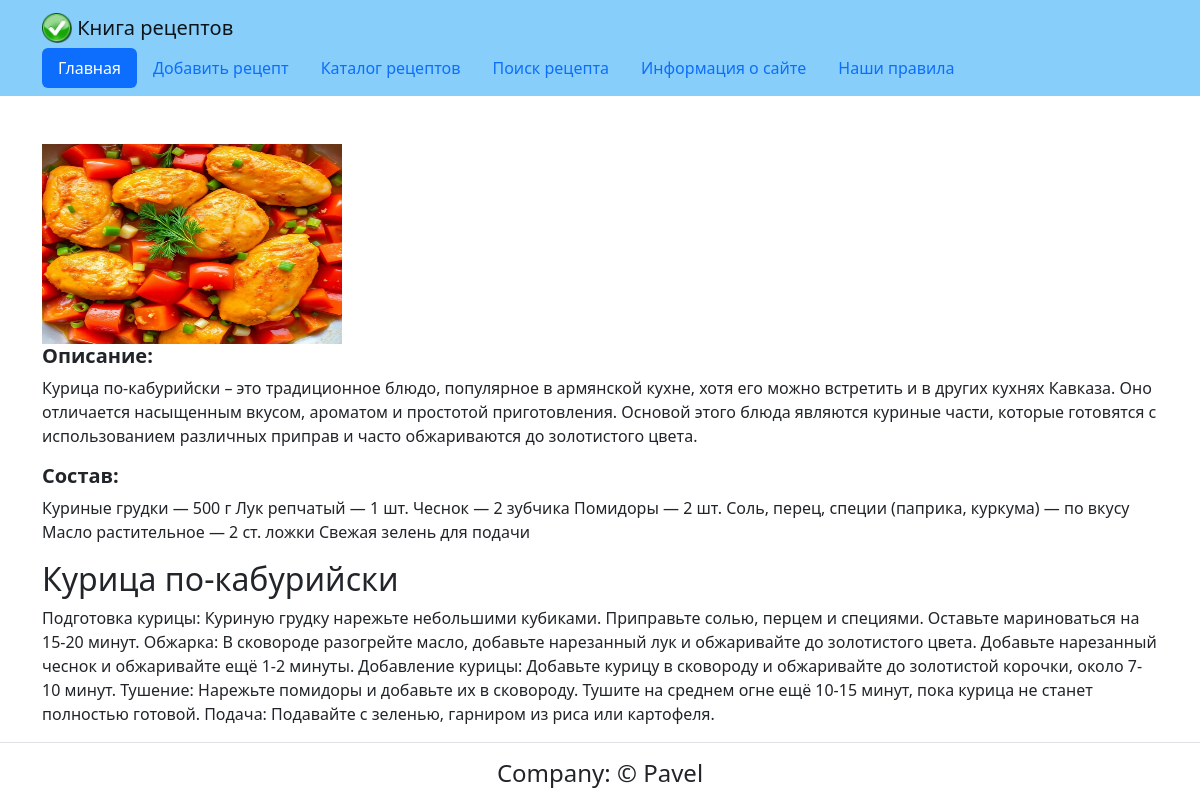
The page /detail/2/ on the database its author committed.
### recipe/models.py (models this page shows, shortened)
class Recipe(models.Model):
    name = models.CharField(max_length=100, verbose_name='Наименование блюда')
    describe = models.TextField(verbose_name='Описание')
    ingredients = models.TextField(verbose_name='Состав')
    steps = models.TextField(verbose_name='Способ приготовления')
    image = models.ImageField('foto', upload_to='recipe_img', blank=True)
    image1 = models.URLField('Дополнительное изображение', blank=True)
    class Meta:
        verbose_name = 'Рецепт'
        verbose_name_plural = 'Рецепты'

### recipe/views.py (the view)
# urls.py: path('detail/<int:pk>/', detail, name='detail'),
def detail(request, pk):
    temp = 'recipe/detail.html'
    object = Recipe.objects.get(id=pk)
    context = {'data': object}
    return render(request, temp, context)

### templates/recipe/detail.html
{% extends "base.html" %}
    {% block content %}
    {% if data.image %}
        <img src="{{data.image.url}}" width="300" height="200" class="d-inline-block align-top" alt="">
    {% endif%}
    <h5><b>Описание:</b></h5><p>{{ data.describe}}</p>
    <h5><b>Состав:</b></h5><p>{{ data.ingredients }}</p>
  <h2>{{data.name}}</h2>
  <p>{{data.steps}}</p>
  {% endblock %}

### rows shown on the page
Recipe: image (picture), describe "Курица по-кабурийски – это традиционное блюдо, популярное в армянской кухне, хотя его можно встретить и в других кухнях Кавказа. Оно отличается насыщенным вкусом, ароматом и простотой приготовления. Основой этого блюда являются куриные части, которые готовятся с использованием различных приправ и часто обжариваются до золотистого цвета.", ingredients "Куриные грудки — 500 г Лук репчатый — 1 шт. Чеснок — 2 зубчика Помидоры — 2 шт. Соль, перец, специи (паприка, куркума) — по вкусу Масло растительное — 2 ст. ложки Свежая зелень для подачи", name "Курица по-кабурийски", steps "Подготовка курицы: Куриную грудку нарежьте небольшими кубиками. Приправьте солью, перцем и специями. Оставьте мариноваться на 15-20 минут. Обжарка: В сковороде разогрейте масло, добавьте нарезанный лук и обжаривайте до золотистого цвета. Добавьте нарезанный чеснок и обжаривайте ещё 1-2 минуты. Добавление курицы: Добавьте курицу в сковороду и обжаривайте до золотистой корочки, около 7-10 минут. Тушение: Нарежьте помидоры и добавьте их в сковороду. Тушите на среднем огне ещё 10-15 минут, пока курица не станет полностью готовой. Подача: Подавайте с зеленью, гарниром из риса или картофеля."
